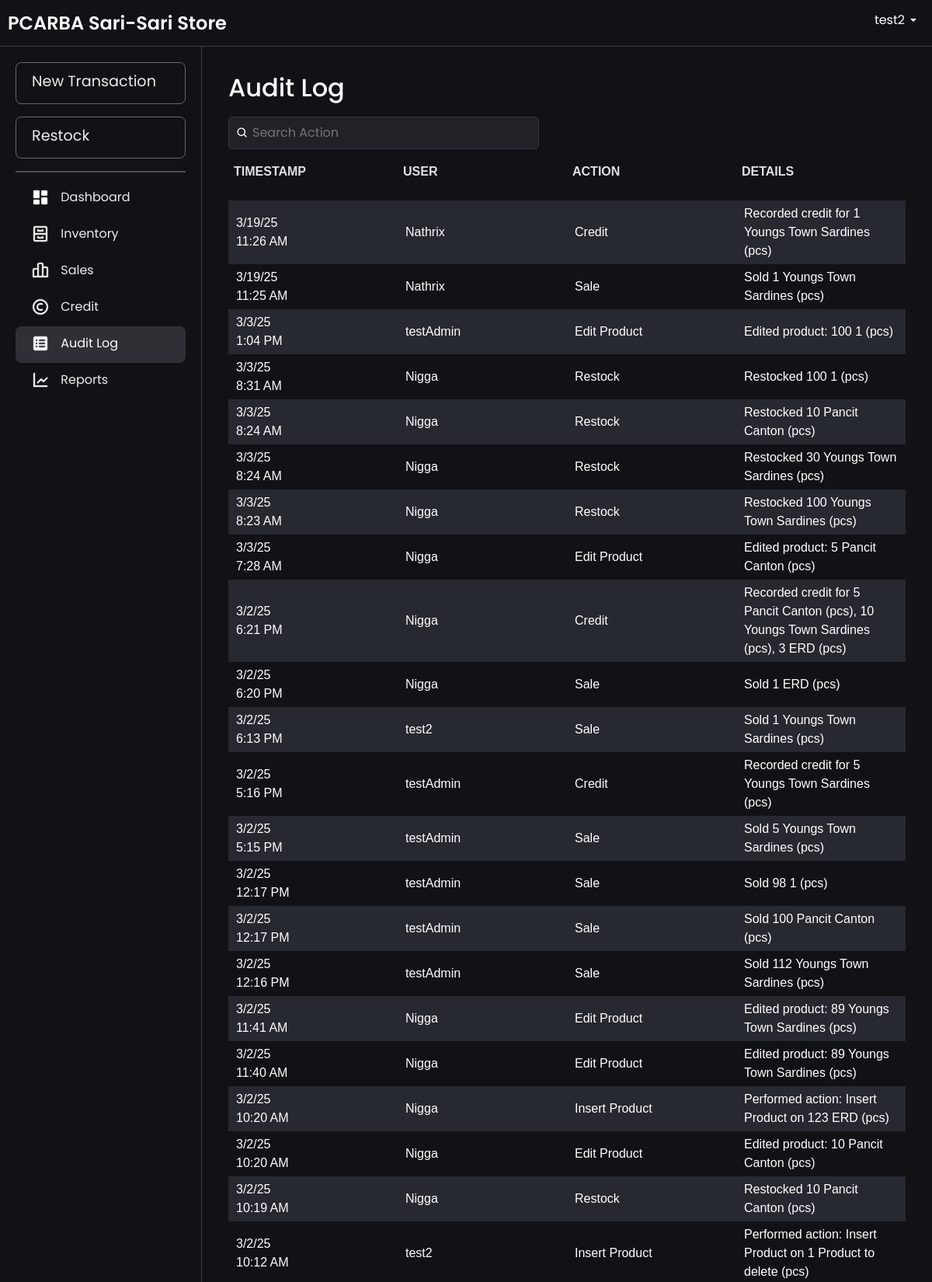
/audit_logs.php (signed in, upper part), run on the app's committed database.
### tables this page shows
CREATE TABLE `audit_logs` (
  `logId` int(11) NOT NULL AUTO_INCREMENT,
  `action` varchar(50) NOT NULL COMMENT 'Type of action (e.g., Add Product, Restock, Sale, etc.)',
  `details` text DEFAULT NULL COMMENT 'Details of the action (e.g., JSON or descriptive text)',
  `userId` int(11) NOT NULL COMMENT 'User who performed the action',
  `timestamp` timestamp NOT NULL DEFAULT current_timestamp() COMMENT 'Time of the action',
  PRIMARY KEY (`logId`),
  KEY `users_audit_logs` (`userId`),
  CONSTRAINT `users_audit_logs` FOREIGN KEY (`userId`) REFERENCES `users` (`userId`) ON DELETE CASCADE
);

CREATE TABLE `users` (
  `userId` int(11) NOT NULL AUTO_INCREMENT,
  `username` varchar(50) NOT NULL,
  `password` varchar(255) NOT NULL,
  `login_count` int(11) DEFAULT 0,
  PRIMARY KEY (`userId`),
  UNIQUE KEY `username` (`username`)
);

### audit_logs.php (the view, shortened to what this page needs)
<?php
include 'db.php';
$query = "SELECT a.logId, a.action, a.details, a.timestamp, u.username
          FROM audit_logs a
          JOIN users u ON a.userId = u.userId
          ORDER BY a.timestamp DESC";
$result = $conn->query($query);
$logs = $result->fetch_all(MYSQLI_ASSOC);
?>
<!DOCTYPE html>
<html lang="en">
<head>
    <link rel="stylesheet" href="css/bootstrap.min.css">
    <link rel="stylesheet" href="css/layer1.css">
</head>
<body>
    <?php include 'navbar.php'; ?>
    <div class="main-content fade-in">
        <div class="container">
            <div class="header-container">
                <h2>Audit Log</h2>
                <div class="search-container">
                    <div class="search-wrapper">
                        <img src="images/search-icon.png" alt="Search" class="search-icon">
                        <input type="text" id="searchBar" placeholder="Search Action" onkeyup="filterLogs(); toggleClearIcon();">
                    </div>
                </div>
            </div>
            <div class="table-wrapper">
                <table id="logsTable" width="100%">
                    <thead>
                        <tr align="left">
                            <th>Timestamp</th>
                            <th>User</th>
                            <th>Action</th>
                            <th>Details</th>
                        </tr>
                    </thead>
                    <tbody>
                        <?php if (empty($logs)) { ?>
                            <tr>
                                <td colspan="4" style="text-align: center;">No logs found.</td>
                            </tr>
                        <?php } else { ?>
                            <?php foreach ($logs as $log) {
                                $date = !empty($log['timestamp'])
                                    ? date("n/j/y", strtotime($log['timestamp'])) . "<br>" . date("g:i A", strtotime($log['timestamp']))
                                    : 'N/A';
                            ?>
                                <tr>
                                    <td><?php echo $date; ?></td>
                                    <td><?php echo htmlspecialchars($log['username']); ?></td>
                                    <td><?php echo htmlspecialchars($log['action']); ?></td>
                                    <td><?php echo htmlspecialchars($log['details']); ?></td>
                                </tr>
                            <?php } ?>
                        <?php } ?>
                    </tbody>
                </table>
            </div>
        </div>
    </div>
</body>
</html>

### css/layer1.css (style rules this page uses)
.fade-in { animation: fadeInAnimation ease .1s; -webkit-animation: fadeInAnimation ease 1s; -moz-animation: fadeInAnimation ease 1s; -o-animation: fadeInAnimation ease 1s; -ms-animation: fadeInAnimation ease 1s; }
body { background-color: rgb(17, 18, 22); font-family: "Poppins", serif; color: white; }

### audit_logs.php (style rules this page uses)
.search-container { margin-top: 10px; display: flex; justify-content: space-between; align-items: center; gap: 10px; position: relative; width: 100%; }
.header-container { display: flex; align-items: center; flex-wrap: wrap; flex-direction: row; justify-content: space-between; position: relative; padding: 10px; }
.search-wrapper { display: flex; align-items: center; position: relative; width: 100%; max-width: 400px; }
.search-wrapper .search-icon { position: absolute; left: 10px; width: 16px; height: 16px; }
.search-wrapper input { padding: 8px 8px 8px 30px; width: 100%; border-radius: 5px; border: 1px solid #333942; background-color: rgba(33, 34, 39, 255); color: #f7f7f8; }
.table-wrapper { overflow-x: auto; }
.table-wrapper { scroll-behavior: smooth; height: 70vh; overflow-y: auto; position: relative; padding: 10px; padding-top: 0; }
table { font-family: Arial, Helvetica, sans-serif; width: 100%; border-collapse: separate; border-spacing: 0 10px; table-layout: fixed; }
table thead { position: sticky; top: 0; z-index: 10; background-color: #1f1f1f; }
table tbody tr:nth-child(odd) { background-color: #272930; }
table tbody tr:nth-child(even) { background-color: rgb(17, 18, 22); }
table th { padding: 7px; background-color: rgb(17, 18, 22); color: rgba(247, 247, 248, 0.9); font-weight: bold; text-transform: uppercase; font-size: 1rem; box-shadow: 0 4px 8px rgba(0, 0, 0, 0.83); padding-bottom: 25px; }
table td { padding: 5px 10px; font-size: 1rem; margin: 0 5px; }
table tr { background-color: transparent; }

### navbar.php (style rules this page uses)
html, body { margin: 0; padding: 0; width: 100%; height: 100%; overflow-x: hidden; }
body { display: grid; grid-template-rows: 60px 1fr; grid-template-columns: 260px 1fr; height: 100vh; overflow: hidden; margin: 0; }
.main-content { grid-row: 2 / -1; grid-column: 2 / -1; padding: 24px 24px; overflow-y: auto; transition: margin-left 0.3s; margin: 0; }
.container { width: 100%; padding: 0; margin: 0 auto; }

### data on the page
audit_logs: timestamp "3/19/25", timestamp "11:26 AM", userId.username "Nathrix", action "Credit", details "Recorded credit for 1 Youngs Town Sardines (pcs)"
audit_logs: timestamp "3/19/25", timestamp "11:25 AM", userId.username "Nathrix", action "Sale", details "Sold 1 Youngs Town Sardines (pcs)"
audit_logs: timestamp "3/3/25", timestamp "1:04 PM", userId.username "testAdmin", action "Edit Product", details "Edited product: 100 1 (pcs)"
audit_logs: timestamp "3/3/25", timestamp "8:31 AM", userId.username "Nigga", action "Restock", details "Restocked 100 1 (pcs)"
audit_logs: timestamp "3/3/25", timestamp "8:24 AM", userId.username "Nigga", action "Restock", details "Restocked 10 Pancit Canton (pcs)"
audit_logs: timestamp "3/3/25", timestamp "8:24 AM", userId.username "Nigga", action "Restock", details "Restocked 30 Youngs Town Sardines (pcs)"
audit_logs: timestamp "3/3/25", timestamp "8:23 AM", userId.username "Nigga", action "Restock", details "Restocked 100 Youngs Town Sardines (pcs)"
audit_logs: timestamp "3/3/25", timestamp "7:28 AM", userId.username "Nigga", action "Edit Product", details "Edited product: 5 Pancit Canton (pcs)"
audit_logs: timestamp "3/2/25", timestamp "6:21 PM", userId.username "Nigga", action "Credit", details "Recorded credit for 5 Pancit Canton (pcs), 10 Youngs Town Sardines (pcs), 3 ERD (pcs)"
audit_logs: timestamp "3/2/25", timestamp "6:20 PM", userId.username "Nigga", action "Sale", details "Sold 1 ERD (pcs)"
audit_logs: timestamp "3/2/25", timestamp "6:13 PM", userId.username "test2", action "Sale", details "Sold 1 Youngs Town Sardines (pcs)"
audit_logs: timestamp "3/2/25", timestamp "5:16 PM", userId.username "testAdmin", action "Credit", details "Recorded credit for 5 Youngs Town Sardines (pcs)"
audit_logs: timestamp "3/2/25", timestamp "5:15 PM", userId.username "testAdmin", action "Sale", details "Sold 5 Youngs Town Sardines (pcs)"
audit_logs: timestamp "3/2/25", timestamp "12:17 PM", userId.username "testAdmin", action "Sale", details "Sold 98 1 (pcs)"
audit_logs: timestamp "3/2/25", timestamp "12:17 PM", userId.username "testAdmin", action "Sale", details "Sold 100 Pancit Canton (pcs)"
audit_logs: timestamp "3/2/25", timestamp "12:16 PM", userId.username "testAdmin", action "Sale", details "Sold 112 Youngs Town Sardines (pcs)"
audit_logs: timestamp "3/2/25", timestamp "11:41 AM", userId.username "Nigga", action "Edit Product", details "Edited product: 89 Youngs Town Sardines (pcs)"
audit_logs: timestamp "3/2/25", timestamp "11:40 AM", userId.username "Nigga", action "Edit Product", details "Edited product: 89 Youngs Town Sardines (pcs)"
audit_logs: timestamp "3/2/25", timestamp "10:20 AM", userId.username "Nigga", action "Insert Product", details "Performed action: Insert Product on 123 ERD (pcs)"
audit_logs: timestamp "3/2/25", timestamp "10:20 AM", userId.username "Nigga", action "Edit Product", details "Edited product: 10 Pancit Canton (pcs)"
audit_logs: timestamp "3/2/25", timestamp "10:19 AM", userId.username "Nigga", action "Restock", details "Restocked 10 Pancit Canton (pcs)"
audit_logs: timestamp "3/2/25", timestamp "10:12 AM", userId.username "test2", action "Insert Product", details "Performed action: Insert Product on 1 Product to delete (pcs)"

### other printed values
$_SESSION['username'] "test2"
